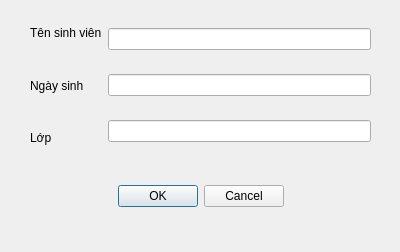
<?xml version="1.0" encoding="UTF-8"?>
<ui version="4.0">
 <class>StudentDialog</class>
 <widget class="QDialog" name="StudentDialog">
  <property name="geometry">
   <rect>
    <x>0</x>
    <y>0</y>
    <width>400</width>
    <height>252</height>
   </rect>
  </property>
  <property name="windowTitle">
   <string>Dialog</string>
  </property>
  <widget class="QWidget" name="">
   <property name="geometry">
    <rect>
     <x>0</x>
     <y>180</y>
     <width>401</width>
     <height>32</height>
    </rect>
   </property>
   <layout class="QHBoxLayout" name="horizontalLayout_3">
    <item>
     <spacer name="horizontalSpacer_3">
      <property name="orientation">
       <enum>Qt::Horizontal</enum>
      </property>
      <property name="sizeHint" stdset="0">
       <size>
        <width>78</width>
        <height>20</height>
       </size>
      </property>
     </spacer>
    </item>
    <item>
     <layout class="QHBoxLayout" name="horizontalLayout_2">
      <item alignment="Qt::AlignHCenter">
       <widget class="QPushButton" name="pushButton">
        <property name="text">
         <string>OK</string>
        </property>
       </widget>
      </item>
      <item>
       <widget class="QPushButton" name="pushButton_2">
        <property name="text">
         <string>Cancel</string>
        </property>
       </widget>
      </item>
     </layout>
    </item>
    <item>
     <spacer name="horizontalSpacer_4">
      <property name="orientation">
       <enum>Qt::Horizontal</enum>
      </property>
      <property name="sizeHint" stdset="0">
       <size>
        <width>78</width>
        <height>20</height>
       </size>
      </property>
     </spacer>
    </item>
   </layout>
  </widget>
  <widget class="QWidget" name="">
   <property name="geometry">
    <rect>
     <x>30</x>
     <y>10</y>
     <width>341</width>
     <height>151</height>
    </rect>
   </property>
   <layout class="QHBoxLayout" name="horizontalLayout">
    <item>
     <layout class="QVBoxLayout" name="verticalLayout_2">
      <item>
       <widget class="QLabel" name="label">
        <property name="text">
         <string>Tên sinh viên</string>
        </property>
       </widget>
      </item>
      <item>
       <widget class="QLabel" name="label_2">
        <property name="text">
         <string>Ngày sinh</string>
        </property>
       </widget>
      </item>
      <item>
       <widget class="QLabel" name="label_3">
        <property name="text">
         <string>Lớp</string>
        </property>
       </widget>
      </item>
     </layout>
    </item>
    <item>
     <layout class="QVBoxLayout" name="verticalLayout">
      <item>
       <widget class="QLineEdit" name="name"/>
      </item>
      <item>
       <widget class="QLineEdit" name="dob"/>
      </item>
      <item>
       <widget class="QLineEdit" name="className"/>
      </item>
     </layout>
    </item>
   </layout>
  </widget>
 </widget>
 <resources/>
 <connections/>
</ui>
